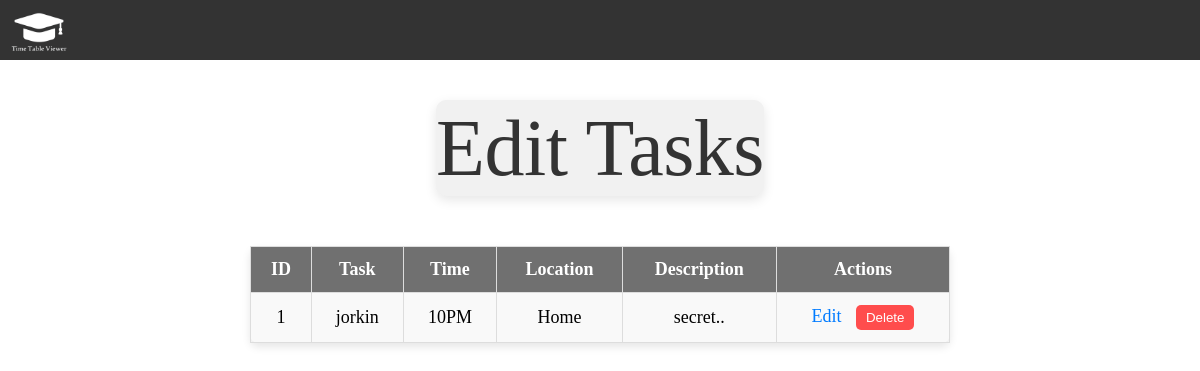
/view_timetable, run on an earlier commit of the app's database.
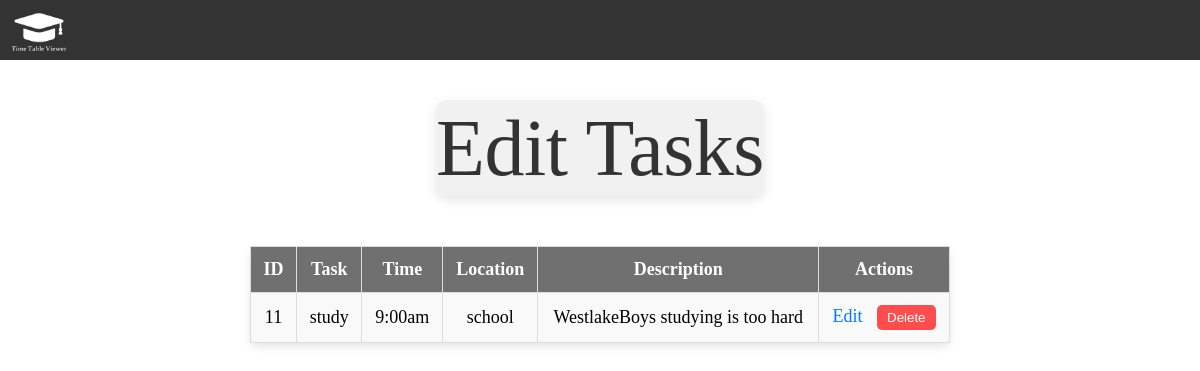
And on a later commit of the database.
### tables this page shows
CREATE TABLE "day" (
	"task"	TEXT NOT NULL,
	"time"	TEXT NOT NULL,
	"location"	TEXT NOT NULL,
	"description"	TEXT NOT NULL,
	"id"	INTEGER NOT NULL,
	PRIMARY KEY("id" AUTOINCREMENT)
);

### app.py (the view)
@app.route('/view_timetable', methods=('POST', 'GET'))
def view_timetable ():
    conn = get_db_connection()
    sql = "SELECT * FROM day"
    day = conn.execute(sql).fetchall()
    conn.close()
    return render_template('view_timetable.html', day=day)

### app.py (called while the page is built)
def get_db_connection():
    conn = sqlite3.connect('TimeTable.db')
    conn.row_factory = sqlite3.Row
    return conn

### templates/view_timetable.html (shortened to what this page needs)
<!DOCTYPE html>
<html>
<head>
    <link rel="stylesheet" href="{{ url_for('static', filename='style.css') }}">
</head>
<body>
    <ul id="navbar">
        <li class="navitem"><img src="{{ url_for('static', filename='logo.png') }}" alt="Logo" class="logo"></li>
    </ul>
{% block body %}
{% block content %}
<body>
<h2 class="cleanheader">Edit Tasks</h2>
<table id="viewtask">
    <thead>
        <tr>
            <th>ID</th>
            <th>Task</th>
            <th>Time</th>
            <th>Location</th>
            <th>Description</th>
            <th>Actions</th>
        </tr>
    </thead>
    <tbody>
        {% for day in day %}
        <tr>
            <td>{{ day.id }}</td>
            <td>{{ day.task }}</td>
            <td>{{ day.time }}</td>
            <td>{{ day.location }}</td>
            <td>{{ day.description }}</td>
            <td>
            <a class="edit" href="{{ url_for('edit_timetable', id=day.id) }}">Edit</a>
            <form action="{{ url_for('delete_timetable', id=day.id) }}" method="post" style="display:inline;">
                    <button class="psbutton" type="submit">Delete</button>
            </td>
        </tr>
        {% endfor %}
    </tbody>
</table>
{% endblock %}
{% endblock %}
</body>
</html>

### static/style.css (style rules this page uses)
* { margin: 0; border: 0; padding: 0; }
#navbar { margin: 0 auto; border: 0; padding: 0; color: aliceblue; font-family: "Merriweather-Regular", Helvetica, sans-serif; list-style-type: none; overflow: hidden; background-color: #333; height: 60px; justify-content: center; }
.navitem { float: left; height: 60px; display: flex; align-items: center; }
.logo { margin-top: 5px ; height: 50px; margin-right: 1050px; float: left; }
.cleanheader { margin: 0 auto; margin-top: 40px; display: block; width: fit-content; color: #333; text-align: center; font-family: "Jacques Francois", serif; font-size: 80px; font-weight: 400; line-height: 1.2; justify-content: center; letter-spacing: -0.5px; background-color: #f1f1f1; border-radius: 10px; box-shadow: 0px 4px 12px rgba(0, 0, 0, 0.1); }
#viewtask { font-size: 18px; margin: 0 auto; margin-top: 50px; padding: 10px; background-color: #f9f9f9; border-collapse: collapse; width: 80%; max-width: 700px; box-shadow: 0px 4px 8px rgba(0, 0, 0, 0.1); border-radius: 8px; }
#viewtask th, #viewtask td { padding: 12px; text-align: center; border: 1px solid #ddd; }
#viewtask th { background-color: #707070; color: white; font-weight: bold; }
.psbutton { background-color: #ff4d4d; color: white; border: none; border-radius: 5px; padding: 5px 10px; cursor: pointer; }
.edit { color: #007BFF; margin-right: 10px; text-decoration: none; }

What changed in the data, as far as the page shows it:
removed day: id "1", task "jorkin", time "10PM", location "Home", description "secret.."
added day: id "11", task "study", time "9:00am", location "school", description "WestlakeBoys studying is too hard"
